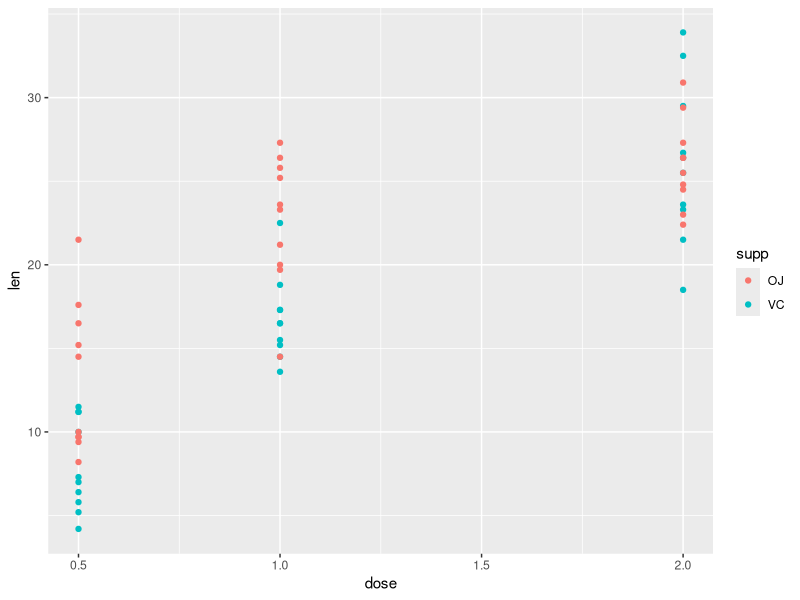
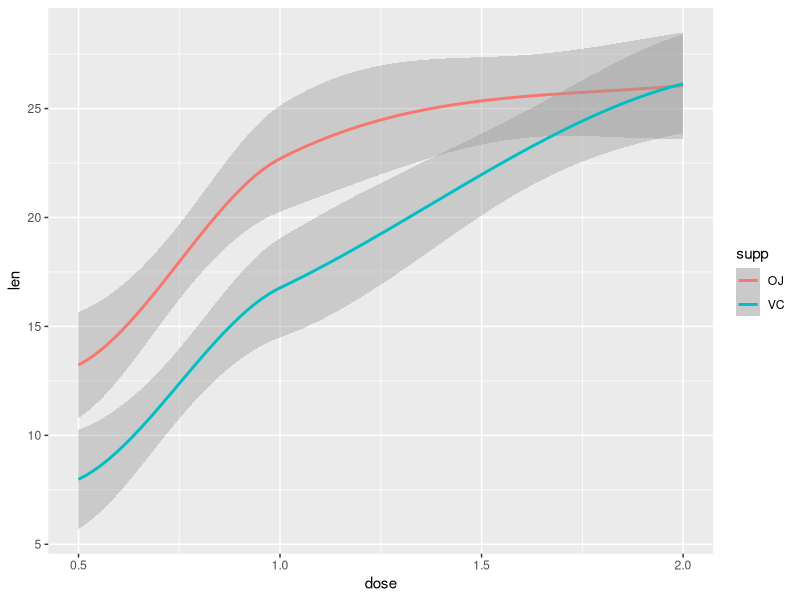

The R source for these figures, in order:
## ---- chunk 1
set.seed(123) # this ensures that any psuedo-random computations are always the same
## ---- chunk 2

# UNCOMMENT THE CODE

R.version

sessionInfo()
## ---- chunk 3

# YOUR CODE HERE
library(tidyverse)


## ---- chunk 4

# YOUR CODE HERE
iris_tibble = as_tibble(ToothGrowth)
print(iris_tibble)

 
## ---- chunk 5

# YOUR CODE HERE
filter(ToothGrowth, supp == "OJ")

## ---- chunk 6

# YOUR CODE HERE
filter(ToothGrowth, supp == "VC" & dose <= 1.0)


## ---- chunk 7

# YOUR CODE HERE
iris_tibble %>% group_by(supp) %>% summarize(mean(len))

## ---- chunk 8

# YOUR CODE HERE
ggplot() + geom_point(data=ToothGrowth, mapping=aes(x=dose,y=len, color=supp))

# Or as a "smooth-plot", a little easier to visualize:

ggplot() + geom_smooth(data=ToothGrowth, mapping=aes(x=dose,y=len, color=supp))

